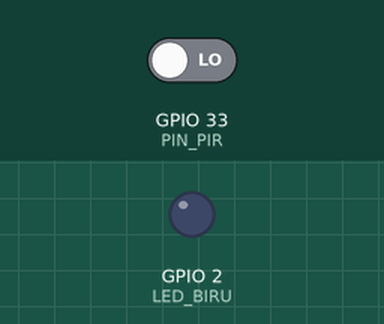
Recording of a sketch running on a simulated ESP32. Parts: output pins drawn as LEDs (lit = HIGH). The test bench sets the inputs (shaded band); at power-on: GPIO 33 (PIN_PIR) LOW. What the sketch prints to the serial monitor is not drawn. At 0.5 s the program puts the board to deep sleep or switches it off; the recording ends there.

Above: at 0.0 s.
Timing chart, 0 to 0.5 s (numbered marks = the images above):
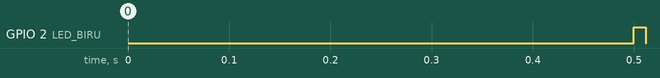

The sketch:

p5_bangun_oleh_pir.ino
```cpp
/*
 * BAB 31 - Program 5: Bangun dari Deep Sleep saat Ada Gerakan
 * ESP32 tidur (deep sleep) dan baru bangun saat keluaran PIR HIGH.
 * Setelah bangun: cetak jumlah bangun, pura-pura kirim notifikasi,
 * tunggu PIR kembali LOW, lalu tidur lagi.
 * LED biru bawaan board menyala selama ESP32 bangun.
 *
 * Rangkaian: PIR (header hijau, pin ke-5 dari atas) → IO33
 */

#define PIN_PIR  33  // IO33 termasuk pin RTC: bisa membangunkan ESP32
#define LED_BIRU 2

RTC_DATA_ATTR int jumlahBangunGerakan = 0;  // memori RTC: bertahan saat deep sleep

void setup() {
  Serial.begin(115200);
  delay(500);  // beri waktu Serial Monitor menangkap teks setelah bangun

  pinMode(PIN_PIR, INPUT);  // juga mengembalikan IO33 menjadi GPIO biasa setelah bangun
  pinMode(LED_BIRU, OUTPUT);
  digitalWrite(LED_BIRU, HIGH);  // LED menyala = ESP32 sedang bangun

  Serial.println();
  Serial.println("BAB 31 - Program 5: Bangun dari Deep Sleep saat Ada Gerakan");

  if (esp_sleep_get_wakeup_cause() == ESP_SLEEP_WAKEUP_EXT0) {
    jumlahBangunGerakan = jumlahBangunGerakan + 1;
    Serial.print("Bangun karena ada gerakan! Ini yang ke-");
    Serial.println(jumlahBangunGerakan);

    // Di proyek sungguhan, di sinilah ESP32 mengirim notifikasi lewat WiFi.
    Serial.println("Pura-pura mengirim notifikasi... (2 detik)");
    delay(2000);
  } else {
    Serial.println("Mulai karena dinyalakan / tombol EN / upload.");
  }

  // ext0 bereaksi pada LEVEL: kalau PIR masih HIGH saat tidur,
  // ESP32 langsung bangun lagi. Jadi tunggu dulu sampai PIR LOW.
  Serial.println("Menunggu sinyal PIR kembali LOW...");
  while (digitalRead(PIN_PIR) == HIGH) {
    delay(10);
  }

  esp_sleep_enable_ext0_wakeup((gpio_num_t)PIN_PIR, 1);  // bangun saat IO33 = HIGH (1)
  Serial.println("Tidur... ESP32 bangun lagi saat PIR mendeteksi gerakan.");
  Serial.flush();  // tunggu sampai semua teks terkirim sebelum tidur
  digitalWrite(LED_BIRU, LOW);
  esp_deep_sleep_start();  // tidur sekarang; baris setelahnya tidak dijalankan
}

void loop() {
  // Tidak pernah dijalankan: setelah deep sleep, ESP32 selalu mulai dari setup().
}
```

Measured:
- by itself, GPIO 2 (LED_BIRU): LOW → HIGH at 0.50 s, → LOW 0.01 s later
